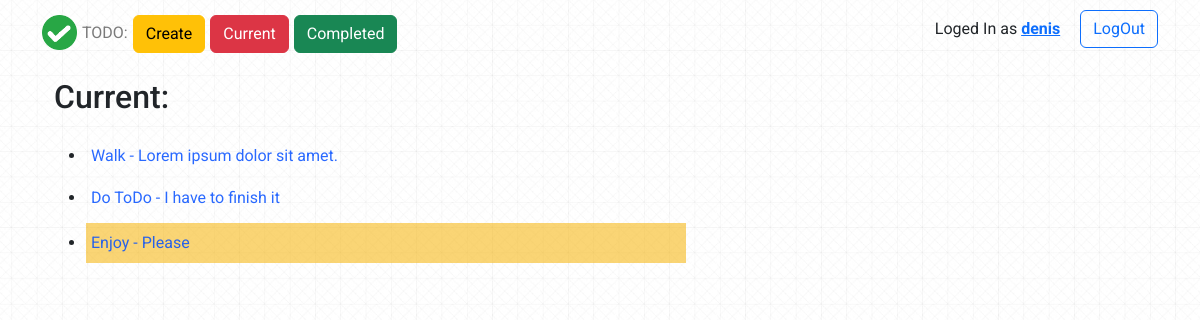
/current/ (signed in), run on an earlier commit of the app's database.
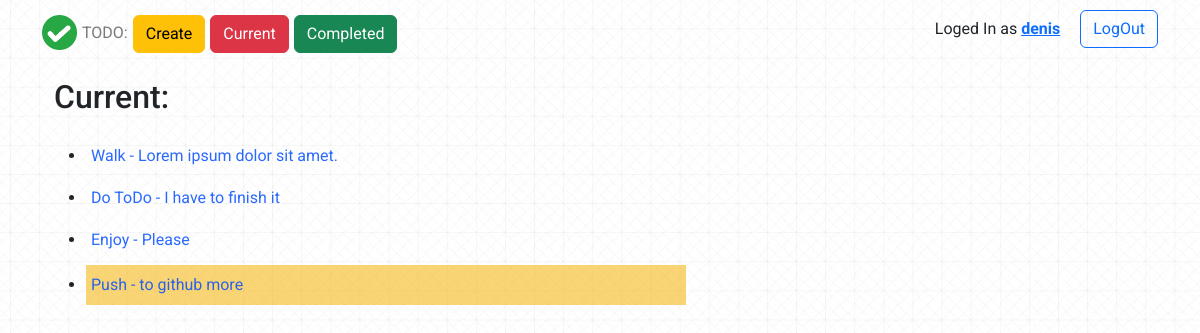
And on a later commit of the database.
### todo/models.py (models this page shows, shortened)
class ToDo(models.Model):
    title = models.CharField(max_length=100)
    memo = models.TextField(blank=True)
    date = models.DateTimeField(auto_now_add=True)
    date_completed = models.DateTimeField(null=True, blank=True)
    important = models.BooleanField(default=False)
    user = models.ForeignKey(User, on_delete=models.CASCADE)

### todo/views.py (the view)
# urls.py: path('current/', views.currenttodos, name = 'currenttodos'),
@login_required
def currenttodos(request):
    todos = ToDo.objects.filter(user=request.user, date_completed__isnull=True)
    return render(request, 'todo/currenttodos.html', {'todos':todos})

### todo/templates/todo/currenttodos.html
{% extends 'todo/base.html' %}
{% block content %}
<div class="container">
    <div class="current-header">
        <h2>Current:</h2>
    </div>
    <div class="current-viewtodo">
        <ul>
            {% for todo in todos %}
            <li>
                <a href="{% url 'viewtodo' todo.id %}">
                    {% if todo.important %}<div class="current-important">{{ todo.title }} {% if todo.memo %} - {{ todo.memo |truncatechars:72}} </div> {% endif %} {% endif %}
                    {% if not todo.important %}<div class="current-not-imortant"> {{ todo.title }} {% if todo.memo %} - {{ todo.memo |truncatechars:72}} </div> {% endif %} {% endif %}
                </a>
            </li>
            {% endfor %}
        </ul>
    </div>
</div>
{% endblock %}

What changed in the data, as far as the page shows it:
changed ToDo "Enjoy": important True → False (drawn)
added ToDo: title "Push", memo "to github more"
